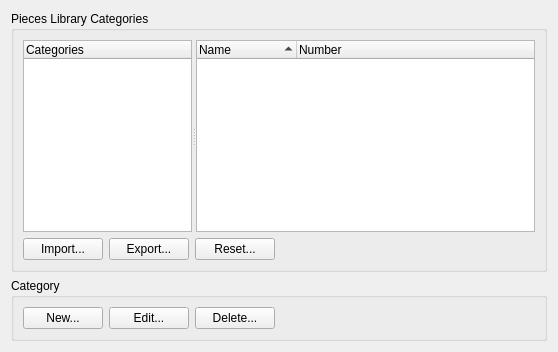
     <widget class="QWidget" name="tabCategories">
      <property name="whatsThis">
       <string>&lt;p&gt;&lt;b&gt;Piece Categories&lt;/b&gt;&lt;/p&gt;&lt;p&gt;Create, edit, reorder, or import categories for the piece browser. The right-hand list shows pieces matching the selected category. Imported and edited categories are saved when you choose OK in Preferences; Export writes the current list immediately.&lt;/p&gt;</string>
      </property>
      <attribute name="title">
       <string>Categories</string>
      </attribute>
      <layout class="QVBoxLayout" name="verticalLayout_3">
       <item>
        <widget class="QGroupBox" name="groupBox_3">
         <property name="title">
          <string>Pieces Library Categories</string>
         </property>
         <layout class="QVBoxLayout" name="verticalLayout_7">
          <item>
           <widget class="QSplitter" name="splitter">
            <property name="sizePolicy">
             <sizepolicy hsizetype="Expanding" vsizetype="Expanding">
              <horstretch>0</horstretch>
              <verstretch>0</verstretch>
             </sizepolicy>
            </property>
            <property name="orientation">
             <enum>Qt::Orientation::Horizontal</enum>
            </property>
            <widget class="QTreeWidget" name="categoriesTree">
             <property name="accessibleName">
              <string>Piece Categories</string>
             </property>
             <property name="toolTip">
              <string>Select a category to inspect or edit; drag categories to reorder them.</string>
             </property>
             <property name="sizePolicy">
              <sizepolicy hsizetype="Expanding" vsizetype="Expanding">
               <horstretch>1</horstretch>
               <verstretch>0</verstretch>
              </sizepolicy>
             </property>
             <property name="dragDropMode">
              <enum>QAbstractItemView::DragDropMode::InternalMove</enum>
             </property>
             <property name="rootIsDecorated">
              <bool>false</bool>
             </property>
             <property name="uniformRowHeights">
              <bool>true</bool>
             </property>
             <property name="itemsExpandable">
              <bool>false</bool>
             </property>
             <property name="expandsOnDoubleClick">
              <bool>false</bool>
             </property>
             <column>
              <property name="text">
               <string>Categories</string>
              </property>
             </column>
            </widget>
            <widget class="QTreeWidget" name="partsTree">
             <property name="accessibleName">
              <string>Matching Pieces</string>
             </property>
             <property name="toolTip">
              <string>View the library pieces matching the selected category.</string>
             </property>
             <property name="sizePolicy">
              <sizepolicy hsizetype="Expanding" vsizetype="Expanding">
               <horstretch>2</horstretch>
               <verstretch>0</verstretch>
              </sizepolicy>
             </property>
             <property name="selectionMode">
              <enum>QAbstractItemView::SelectionMode::NoSelection</enum>
             </property>
             <property name="rootIsDecorated">
              <bool>false</bool>
             </property>
             <property name="uniformRowHeights">
              <bool>true</bool>
             </property>
             <property name="itemsExpandable">
              <bool>false</bool>
             </property>
             <property name="sortingEnabled">
              <bool>true</bool>
             </property>
             <property name="columnCount">
              <number>2</number>
             </property>
             <attribute name="headerShowSortIndicator" stdset="0">
              <bool>true</bool>
             </attribute>
             <column>
              <property name="text">
               <string>Name</string>
              </property>
             </column>
             <column>
              <property name="text">
               <string>Number</string>
              </property>
             </column>
            </widget>
           </widget>
          </item>
          <item>
           <layout class="QHBoxLayout" name="horizontalLayout">
            <item>
             <widget class="QPushButton" name="importCategories">
              <property name="toolTip">
               <string>Replace the category list with categories from a text file.</string>
              </property>
              <property name="text">
               <string>Import...</string>
              </property>
             </widget>
            </item>
            <item>
             <widget class="QPushButton" name="exportCategories">
              <property name="toolTip">
               <string>Save the current category list to a text file immediately.</string>
              </property>
              <property name="text">
               <string>Export...</string>
              </property>
             </widget>
            </item>
            <item>
             <widget class="QPushButton" name="resetCategories">
              <property name="toolTip">
               <string>Restore the default category list after confirmation.</string>
              </property>
              <property name="text">
               <string>Reset...</string>
              </property>
             </widget>
            </item>
            <item>
             <spacer name="horizontalSpacer_4">
              <property name="orientation">
               <enum>Qt::Orientation::Horizontal</enum>
              </property>
              <property name="sizeHint" stdset="0">
               <size>
                <width>40</width>
                <height>20</height>
               </size>
              </property>
             </spacer>
            </item>
           </layout>
          </item>
         </layout>
        </widget>
       </item>
       <item>
        <widget class="QGroupBox" name="groupBox_2">
         <property name="title">
          <string>Category</string>
         </property>
         <layout class="QHBoxLayout" name="horizontalLayout_7">
          <item>
           <widget class="QPushButton" name="newCategory">
            <property name="toolTip">
             <string>Create a category with a name and a keyword expression.</string>
            </property>
            <property name="text">
             <string>New...</string>
            </property>
           </widget>
          </item>
          <item>
           <widget class="QPushButton" name="editCategory">
            <property name="toolTip">
             <string>Edit the selected category name and keyword expression.</string>
            </property>
            <property name="text">
             <string>Edit...</string>
            </property>
           </widget>
          </item>
          <item>
           <widget class="QPushButton" name="deleteCategory">
            <property name="toolTip">
             <string>Remove the selected category after confirmation.</string>
            </property>
            <property name="text">
             <string>Delete...</string>
            </property>
           </widget>
          </item>
          <item>
           <spacer name="horizontalSpacer">
            <property name="orientation">
             <enum>Qt::Orientation::Horizontal</enum>
            </property>
            <property name="sizeHint" stdset="0">
             <size>
              <width>40</width>
              <height>20</height>
             </size>
            </property>
           </spacer>
          </item>
         </layout>
        </widget>
       </item>
      </layout>
     </widget>
